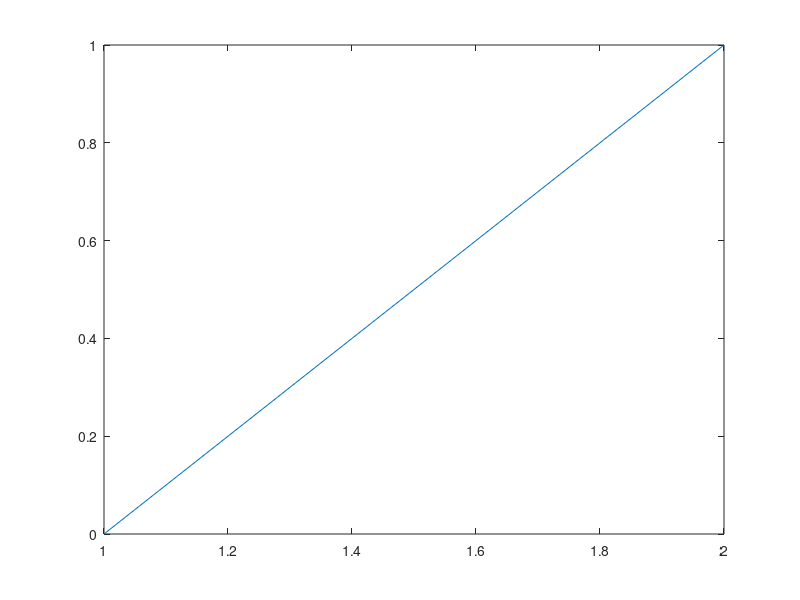

MATLAB code for this plot: (Note: this script raises an error after producing the figure.)
%=============================================================================
% Copyright (c) 2016-present Allan CORNET (Nelson)
%=============================================================================
% This file is part of Nelson.
%=============================================================================
% LICENCE_BLOCK_BEGIN
% SPDX-License-Identifier: LGPL-3.0-or-later
% LICENCE_BLOCK_END
%=============================================================================
% <--ADV-CLI MODE-->
%=============================================================================
f = figure();
plot([0 1]);
[t, s] = title('Straight Line', 'Slope = 1, y-Intercept = 0', 'Color', 'blue');
asserts.isequal(t.String, 'Straight Line');
asserts.isequal(s.String, 'Slope = 1, y-Intercept = 0');
asserts.isequal(t.Color, [0 0 1]);
asserts.isequal(s.Color, [0 0 1]);
asserts.isequal(t.Units, 'data');
asserts.isequal(s.Units, 'data');
asserts.isapprox(t.Position, expectedTitlePosition(gca(), true), 1e-12);
asserts.isapprox(s.Position, expectedSubtitlePosition(gca()), 1e-12);
asserts.isequal(t.FontSize, s.FontSize);
asserts.isequal(t.FontWeight, 'bold');
asserts.isequal(s.FontWeight, 'normal');
%=============================================================================
f = figure();
plot([0 1]);
ax = gca();
[t, s] = title('Straight Line', 'Slope = 1');
drawnow();
heightBefore = ax.Position(4);
% Default title+subtitle: axes height matches expected behavior (0.815).
asserts.isapprox(heightBefore, 0.815, 5e-6);
t.FontSize = 16;
drawnow();
% A 16pt title with a subtitle still fits inside the default top margin, so the
% axes height stays 0.815 (matches expected behavior, which keeps 0.815 until the
% title font genuinely overflows the top margin -- shrinking starts at 17pt).
asserts.isapprox(ax.Position(4), heightBefore, 5e-6);
asserts.isapprox(ax.Position(4), 0.815, 5e-6);
asserts.isapprox(t.Position, [1.5000006384574451 1.054093568490805 0], 1e-12);
asserts.isapprox(s.Position, [1.5000006384574451 1.0053606237816766 0], 1e-12);
%=============================================================================
title('Only title');
ax = gca();
asserts.isequal(ax.Subtitle.String, '');
close all;
%=============================================================================
function pos = expectedSubtitlePosition(ax)
  yLimits = ax.YLim;
  x = expectedTitleXPosition(ax);
  yRange = yLimits(2) - yLimits(1);
  if yRange <= 0
    yRange = 1;
  end
  if ~isempty(ax.Children)
    if isEmptyTitleString(ax)
      yOffset = 0.005218216318785;
    else
      yOffset = 0.005248091603053;
    end
  elseif isEmptyTitleString(ax)
    yOffset = 0.00642523364486;
  else
    yOffset = 0.00661057692308;
  end
  z = expectedTextZ(ax);
  pos = [x, yLimits(2) + yRange * yOffset, z];
end
%=============================================================================
function pos = expectedTitlePosition(ax, hasSubtitle)
  yLimits = ax.YLim;
  x = expectedTitleXPosition(ax);
  yRange = yLimits(2) - yLimits(1);
  if yRange <= 0
    yRange = 1;
  end
  if hasSubtitle && ~isempty(ax.Children)
    yOffset = 0.050572520297295;
  elseif hasSubtitle
    if isEmptyTitleString(ax)
      yOffset = 0.06191588933594;
    else
      yOffset = 0.06370192460525;
    end
  else
    yOffset = 0.0125;
  end
  z = expectedTextZ(ax);
  pos = [x, yLimits(2) + yRange * yOffset, z];
end
%=============================================================================
function x = expectedTitleXPosition(ax)
  xLimits = ax.XLim;
  if strcmp(ax.TitleHorizontalAlignment, 'left')
    x = xLimits(1);
  elseif strcmp(ax.TitleHorizontalAlignment, 'right')
    x = xLimits(2);
  else
    x = (xLimits(1) + xLimits(2)) * 0.5;
    position = ax.Position;
    if ~isempty(ax.Children) && numel(position) >= 4 && abs(position(1) - 0.13) < 1e-12 ...
        && abs(position(2) - 0.11) < 1e-12 && abs(position(3) - 0.775) < 1e-12 ...
        && position(4) <= 0.815 + 1e-12 && position(4) >= 0.75
      x = x + (xLimits(2) - xLimits(1)) * 6.38457445e-7;
    end
  end
end
%=============================================================================
function z = expectedTextZ(ax)
  if isempty(ax.Children)
    zLimits = ax.ZLim;
    z = (zLimits(1) + zLimits(2)) * 0.5;
  else
    z = 0;
  end
end
%=============================================================================
function tf = isEmptyTitleString(ax)
  titleString = ax.Title.String;
  tf = length(titleString) == 0 || strcmp(titleString, '');
end
%=============================================================================
